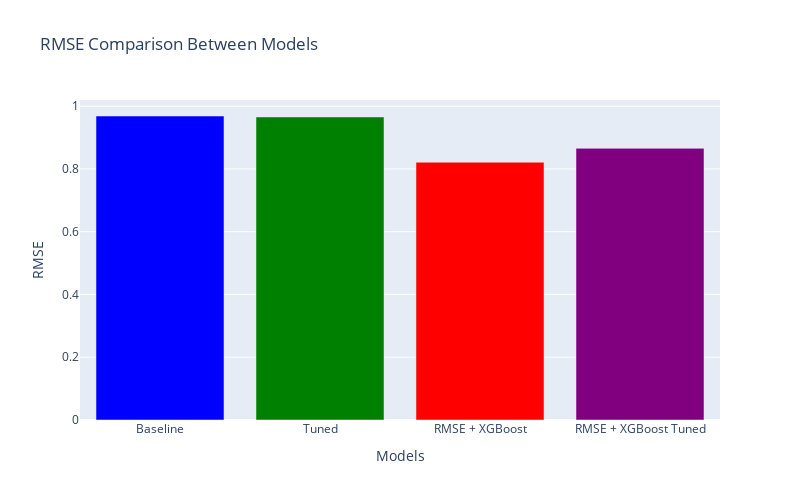

The code cell stored with this chart in its notebook:
### Markdown cell above
## Comparison Between SVD and SVD + XGBoost

### Code cell
# Model names
models = ['Baseline', 'Tuned', 'RMSE + XGBoost', 'RMSE + XGBoost Tuned']
rmse_values = [rmse_svd_vanilla, rmse_svd_tuned, rmse_svd_xgboost, rmse_svd_xgboost_finetuned]

# Create a bar plot using Plotly
fig = go.Figure(data=[
    go.Bar(x=models, y=rmse_values, marker=dict(color=['blue', 'green', 'red', 'purple']))
])

# Customize the layout
fig.update_layout(
    title='RMSE Comparison Between Models',
    xaxis_title='Models',
    yaxis_title='RMSE',
    width=800,
    height=500
)

# Show the plot
fig.show()

### Figure 1 — Plotly figure (JSON) as saved in the notebook; plotly's stock layout.template omitted (floating-point values rounded to 4 significant figures)
{"data": [{"marker": {"color": ["blue", "green", "red", "purple"]}, "type": "bar", "x": ["Baseline", "Tuned", "RMSE + XGBoost", "RMSE + XGBoost Tuned"], "y": [0.9688, 0.9657, 0.8214, 0.8656]}], "layout": {"height": 500, "title": {"text": "RMSE Comparison Between Models"}, "width": 800, "xaxis": {"title": {"text": "Models"}}, "yaxis": {"title": {"text": "RMSE"}}}}
